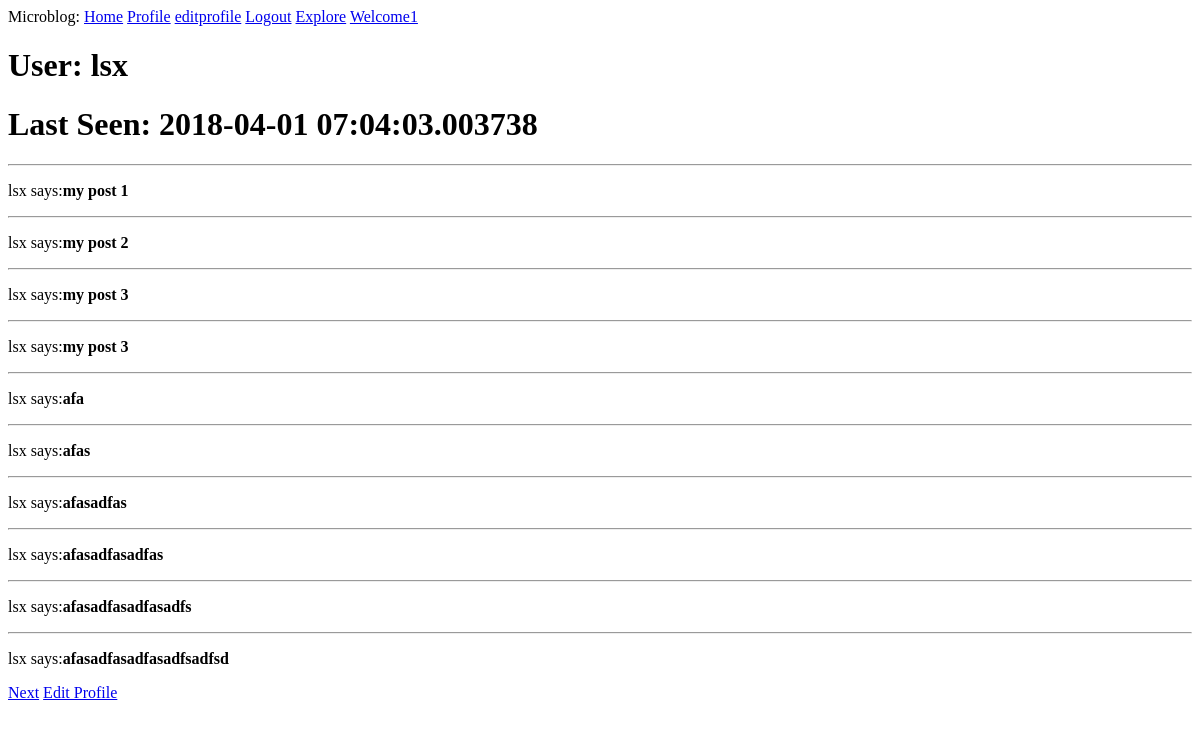
Page /user/lsx (signed in) on the earlier database version.
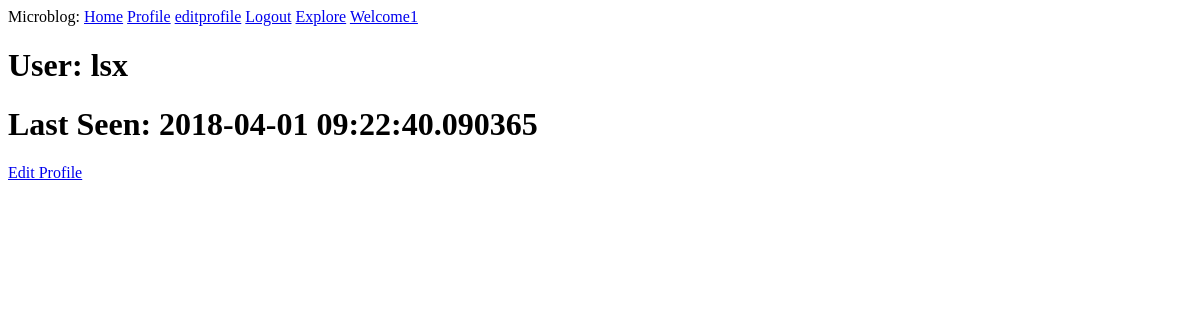
Same page on the later database version.
### app_package/models.py (models this page shows, shortened)
class User(UserMixin,db.Model):
    id = db.Column(db.Integer, primary_key=True)
    username = db.Column(db.String(50), index=True, unique=True)
    email = db.Column(db.String(50), index=True, unique=True)
    password_hash = db.Column(db.String(50), index=True, unique=True)
    aboutme = db.Column(db.String(400))
    last_seen = db.Column(db.DateTime, default=datetime.utcnow)
    posts = db.relationship('Post', backref='author', lazy='dynamic')
    followed = db.relationship("User",secondary=followers,
        primaryjoin=(followers.c.follower_id==id),
        secondaryjoin=(followers.c.followed_id==id),
        backref=db.backref("followers",lazy="dynamic"), lazy='dynamic')
    '''
        判断是否关注
    '''
    '''
       关注用户
    '''
    '''
        取消关注
    '''
    '''
        获取关注用户以及自己的文章，发布时间倒序排列
    '''

class Post(db.Model):
    id = db.Column(db.Integer, primary_key=True)
    body = db.Column(db.String(500))
    timestamp = db.Column(db.DateTime, index=True, default=datetime.utcnow)
    user_id = db.Column(db.Integer, db.ForeignKey('user.id'))

### app_package/route.py (the view)
@app.route("/user/<username>")
def user(username):
    page = request.args.get('page', 1, type=int)
    u = User.query.filter_by(username=username).first_or_404();
    posts = [
        {'author': u, 'body': 'Test post #1'},
        {'author': u, 'body': 'Test post #2'}
    ]
    posts = Post.query.filter_by(user_id=u.id).paginate(page, app.config['POST_PERPAGE'], False)
    next_url = url_for('explore', page=posts.next_num) if posts.has_next else None
    prev_url = url_for('explore', page=posts.prev_num) if posts.has_prev else None
    return render_template("user.html", title="user", posts=posts.items, user=u, prev_url=prev_url, next_url=next_url)

### app_package/models.py (called while the page is built)
@login.user_loader
def get_user(ident):
  return User.query.get(int(ident))

### app_package/route.py (called while the page is built)
@app.before_request
def before_request():
    if current_user.is_authenticated:
        current_user.last_seen = datetime.utcnow()
        db.session.commit()

### app_package/templates/user.html (shortened to what this page needs)
{% extends "base.html" %}
{% block content %}
    <h1>User: {{user.username}}</h1>
    {% if user.last_seen %}
     <h1>Last Seen: {{user.last_seen}}</h1>
    {% endif %}
    {% for post in posts %}
        <hr>
        <p>
            {{post.author.username}} says:<b>{{post.body}}</b>
        </p>
    {% endfor %}
    {% if next_url %}
        <a href="{{next_url}}">Next</a>
    {% endif %}
    {% if current_user == user %}
        <a href="{{url_for('edit_profile')}}">Edit Profile</a>
    {% elif not current_user.is_following(user) %}
        <a href="{{url_for('follow',username=user.username)}}">Follow</a>
    {% else %}
        <a href="{{url_for('unfollow',username=user.username)}}">Unfollow</a>
    {% endif %}
{% endblock %}

### app_package/templates/base.html (shortened to what this page needs)
<!DOCTYPE html>
<html>
<head>
</head>
<body>
<div>Microblog:
    <a href="{{url_for('hello')}}">Home</a>
    {% if current_user.is_anonymous %}
        <a href="{{url_for('login')}}">Login</a>
    {% else %}
        <a href="{{ url_for('user', username=current_user.username) }}">Profile</a>
        <a href="{{url_for('edit_profile')}}">editprofile</a>
        <a href="{{url_for('logout')}}">Logout</a>
    {% endif %}
    <a href="{{url_for('explore')}}">Explore</a>
    <a href="/welcome?name=strange">Welcome1</a>
</div>
{% block content %}
{% endblock %}
</body>
</html>

Differences in the rows shown:
removed Post: author.username "lsx", body "my post 1"
removed Post: author.username "lsx", body "my post 2"
removed Post: author.username "lsx", body "my post 3"
removed Post: author.username "lsx", body "my post 3"
removed Post: author.username "lsx", body "afa"
removed Post: author.username "lsx", body "afas"
removed Post: author.username "lsx", body "afasadfas"
removed Post: author.username "lsx", body "afasadfasadfas"
removed Post: author.username "lsx", body "afasadfasadfasadfs"
removed Post: author.username "lsx", body "afasadfasadfasadfsadfsd"
changed User "lsx": last_seen "2018-04-01 07:04:03.003738" → "2018-04-01 09:22:40.090365"
Other differences:
text no longer shown: "Next"
